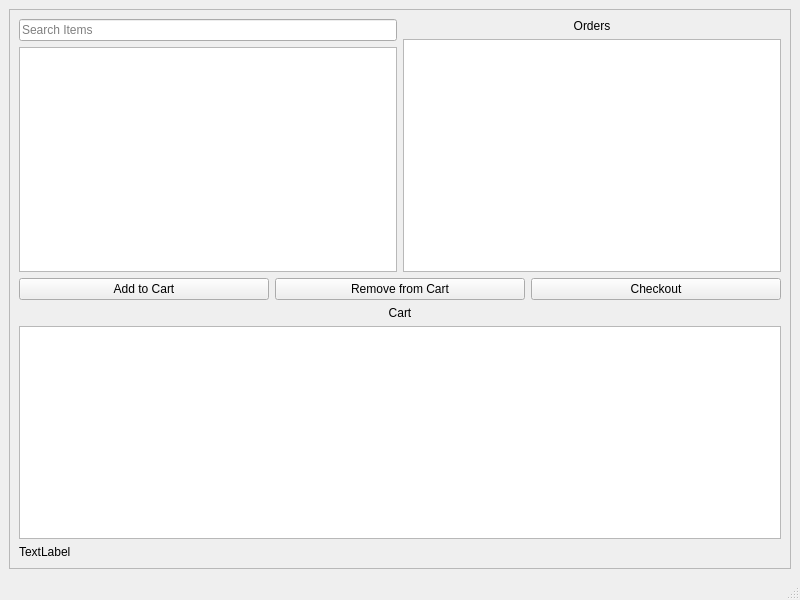
<?xml version="1.0" encoding="UTF-8"?>
<ui version="4.0">
 <class>CustomerWindow</class>
 <widget class="QMainWindow" name="CustomerWindow">
  <property name="geometry">
   <rect>
    <x>0</x>
    <y>0</y>
    <width>800</width>
    <height>600</height>
   </rect>
  </property>
  <property name="windowTitle">
   <string>MainWindow</string>
  </property>
  <widget class="QWidget" name="centralwidget">
   <layout class="QGridLayout" name="gridLayout">
    <item row="0" column="0">
     <widget class="QScrollArea" name="scrollArea">
      <property name="widgetResizable">
       <bool>true</bool>
      </property>
      <widget class="QWidget" name="scrollAreaWidgetContents">
       <property name="geometry">
        <rect>
         <x>0</x>
         <y>0</y>
         <width>776</width>
         <height>551</height>
        </rect>
       </property>
       <property name="minimumSize">
        <size>
         <width>0</width>
         <height>550</height>
        </size>
       </property>
       <layout class="QGridLayout" name="gridLayout_2">
        <item row="1" column="0" colspan="2">
         <layout class="QHBoxLayout" name="horizontalLayout">
          <item>
           <widget class="QPushButton" name="add2cart_btn">
            <property name="text">
             <string>Add to Cart</string>
            </property>
           </widget>
          </item>
          <item>
           <widget class="QPushButton" name="rem_cart_btn">
            <property name="text">
             <string>Remove from Cart</string>
            </property>
           </widget>
          </item>
          <item>
           <widget class="QPushButton" name="checkout_btn">
            <property name="text">
             <string>Checkout</string>
            </property>
           </widget>
          </item>
         </layout>
        </item>
        <item row="0" column="1">
         <layout class="QVBoxLayout" name="verticalLayout_2">
          <item>
           <widget class="QLabel" name="label">
            <property name="text">
             <string>Orders</string>
            </property>
            <property name="alignment">
             <set>Qt::AlignmentFlag::AlignCenter</set>
            </property>
           </widget>
          </item>
          <item>
           <widget class="QTableView" name="orders_table"/>
          </item>
         </layout>
        </item>
        <item row="0" column="0">
         <layout class="QVBoxLayout" name="verticalLayout">
          <item>
           <widget class="QLineEdit" name="search_bar">
            <property name="placeholderText">
             <string>Search Items</string>
            </property>
           </widget>
          </item>
          <item>
           <widget class="QTableView" name="items_table"/>
          </item>
         </layout>
        </item>
        <item row="2" column="0" colspan="2">
         <layout class="QVBoxLayout" name="verticalLayout_4">
          <item>
           <widget class="QLabel" name="label_2">
            <property name="text">
             <string>Cart</string>
            </property>
            <property name="alignment">
             <set>Qt::AlignmentFlag::AlignCenter</set>
            </property>
           </widget>
          </item>
          <item>
           <widget class="QTableView" name="cart_table"/>
          </item>
          <item>
           <widget class="QLabel" name="total_label">
            <property name="text">
             <string>TextLabel</string>
            </property>
           </widget>
          </item>
         </layout>
        </item>
       </layout>
      </widget>
     </widget>
    </item>
   </layout>
  </widget>
  <widget class="QStatusBar" name="statusbar"/>
 </widget>
 <resources/>
 <connections/>
</ui>
